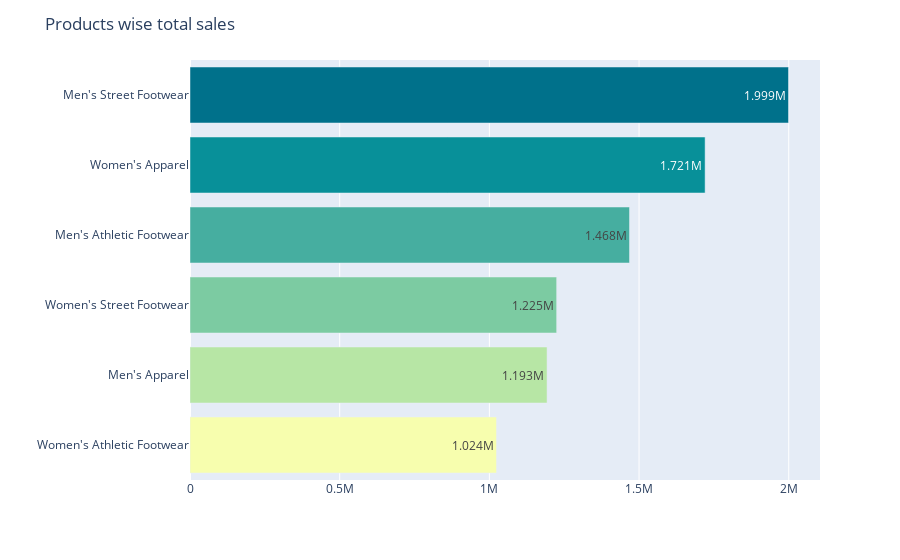

The cell this chart's notebook holds for it:
### Code cell
# calculate product by total sales
df_product = dataset.groupby(by=["Product"])["Total Sales"].aggregate("sum").sort_values(ascending=True).reset_index()

# show barplot
barplot(data=df_product, x="Total Sales", y="Product", titile="Products wise total sales")

### Figure 1 — Plotly figure (JSON) as saved in the notebook; plotly's stock layout.template omitted (floating-point values rounded to 4 significant figures)
{"data": [{"alignmentgroup": "True", "hovertemplate": "Total Sales=%{x}<br>Product=%{y}<extra></extra>", "legendgroup": "", "marker": {"color": ["rgb(247, 254, 174)", "rgb(183, 230, 165)", "rgb(124, 203, 162)", "rgb(70, 174, 160)", "rgb(8, 144, 153)", "rgb(0, 113, 139)", "rgb(4, 82, 117)"], "pattern": {"shape": ""}}, "name": "", "offsetgroup": "", "orientation": "h", "showlegend": false, "textposition": "auto", "texttemplate": "%{x:.4s}", "type": "bar", "x": [1023899, 1192682, 1224756, 1468116, 1720630, 1999192], "xaxis": "x", "y": ["Women's Athletic Footwear", "Men's Apparel", "Women's Street Footwear", "Men's Athletic Footwear", "Women's Apparel", "Men's Street Footwear"], "yaxis": "y"}], "layout": {"barmode": "relative", "legend": {"tracegroupgap": 0}, "margin": {"t": 60}, "title": {"text": "Products wise total sales"}, "xaxis": {"anchor": "y", "domain": [0, 1], "title": {"text": ""}}, "yaxis": {"anchor": "x", "domain": [0, 1], "title": {"text": ""}}}}
